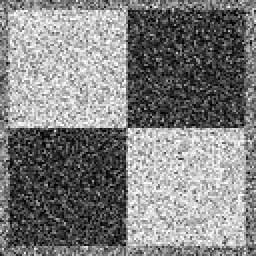
%> input picture hough/input/ps1-input0-noise.png, 128 x 128 px, shrunk from 256 x 256 before the run, given in place of ps1-input0.png, which was not available (shown 2 times larger); the run also reads 2 pictures not shown here
$ octave ps1.m   (GNU Octave 9; MATLAB toolbox functions it lacks are replaced by stand-ins)
%> lines starting %> are read from the running program, lines starting %| are printed output that depends on the picture; in (x1, y1, x2, y2) boxes, pixels count from 0 and x2, y2 are one past the last pixel; in counts of white or black regions, pixels touching at a corner belong together; the program's own positions count from 1; pictures that were not available may be replaced by others from this repository, and a replacement may not be noted
### hough/hough_lines_acc.m
function [H, theta, rho] = hough_lines_acc(BW, varargin)
    % Compute Hough accumulator array for finding lines.
    %
    % BW: Binary (black and white) image containing edge pixels
    % RhoResolution (optional): Difference between successive rho values, in pixels
    % Theta (optional): Vector of theta values to use, in degrees
    %
    % Please see the Matlab documentation for hough():
    % http://www.mathworks.com/help/images/ref/hough.html
    % Your code should imitate the Matlab implementation.
    %
    % Pay close attention to the coordinate system specified in the assignment.
    % Note: Rows of H should correspond to values of rho, columns those of theta.

    %% Parse input arguments
    p = inputParser();
    addParameter(p, 'RhoResolution', 1);
    addParameter(p, 'Theta', linspace(-90, 89, 180));
    parse(p, varargin{:});

    rhoStep = p.Results.RhoResolution;
    theta = p.Results.Theta;

    %% TODO: Your code here

    %rhoResolution = 1;
    %thetaResolution = 0.5;

    [M, N] = size(BW);
    maxRho = sqrt((M-1).^2 + (N-1).^2);

    rho = -maxRho:rhoStep:maxRho;
    %theta = -90:thetaResolution:89.999;

    H = zeros(length(rho),length(theta));

    total=sum(BW(:));
    current=0;

    y=0;
    for m=M:-1:1 % go down vertically (0 at top)
        y=y+1;
        for n=1:N % go from left to right (0 at left)
            x=n;

            if BW(m,n) %true means edge
                current=current+1;
                if mod(current,100) == 0
                    disp(['[hough_lines_acc] Progress: ' num2str(current) '/' num2str(total)])
                end

                % an upsampled approximation of a continuous rho as a
                % function of theta

                trueRho = x.*cosd(theta) + y.*sind(theta);

                invChRho = (length(rho) - 1)/(rho(end) - rho(1));
                binRhoIdx = round(invChRho*(trueRho - rho(1)) + 1);

                for nnRho=1:length(rho)
                    htidx = binRhoIdx == nnRho;
                    H(nnRho,htidx) = H(nnRho,htidx)+1;
                end


            end


        end
    end

end

### hough/hough_peaks.m
function peaks = hough_peaks(H, varargin)
    % Find peaks in a Hough accumulator array.
    %
    % Threshold (optional): Threshold at which values of H are considered to be peaks
    % NHoodSize (optional): Size of the suppression neighborhood, [M N]
    %
    % Please see the Matlab documentation for houghpeaks():
    % http://www.mathworks.com/help/images/ref/houghpeaks.html
    % Your code should imitate the matlab implementation.

    %% Parse input arguments
    p = inputParser;
    addOptional(p, 'numpeaks', 1, @isnumeric);
    addParameter(p, 'Threshold', 0.5 * max(H(:)));
    addParameter(p, 'NHoodSize', floor(size(H) / 100.0) * 2 + 1);  % odd values >= size(H)/50
    parse(p, varargin{:});

    numpeaks = p.Results.numpeaks;
    threshold = p.Results.Threshold;
    nHoodSize = p.Results.NHoodSize;

    % TODO: Your code here

    [M, N] = size(H);

    peaks = [];
    for m=1:numpeaks
        Hs = sort(H(:),'descend');

        pkval = Hs(1);
        %disp(['peak value: ' num2str(pkval)])
        if pkval >= threshold
            [h,k] = find(H==pkval,1);

            % Suppression
            lowX = max([floor(h-nHoodSize(1)) 1]);
            highX = min([ceil(h+nHoodSize(1)) M]);
            lowY = max([floor(k-nHoodSize(2)) 1]);
            highY = min([ceil(k+nHoodSize(2)) N]);
            H(lowX:highX,lowY:highY) = 0;

            peaks = [peaks; h, k];
        end

    end


end

### hough/hough_lines_draw.m
function outimg = hough_lines_draw(img, outfile, peaks, rho, theta)
    % Draw lines found in an image using Hough transform.
    %
    % img: Image on top of which to draw lines
    % outfile: Output image filename to save plot as
    % peaks: Qx2 matrix containing row, column indices of the Q peaks found in accumulator
    % rho: Vector of rho values, in pixels
    % theta: Vector of theta values, in degrees

    % TODO: Your code here

    outimg(:,:,1) = img;
    outimg(:,:,2) = img;
    outimg(:,:,3) = img;

    lineImg = flipud(img);

    for k=1:size(peaks,1)

        thisrho = rho(peaks(k,1));
        thistheta = theta(peaks(k,2));

        [M, N] = size(img);
        %lineImg = nan(M,N);

        xyresthresh = 1.5.*sqrt(1/pi);

        m = M:-1:1;
        n = 1:N;
        y = (1:M)';
        x = 1:N;

        [x,y] = meshgrid(x,y);

        rhoTrue = x.*cosd(thistheta) + y.*sind(thistheta);
        %[yout,xout] = find(abs(rhoTrue - thisrho) < xyresthresh);
        lineImg(abs(rhoTrue - thisrho) < xyresthresh) = 255;

        %colorout = uint8(zeros(M,N,3));
        %colorout(:,:,2) = uint8(lineImg);

    end

    outimg(:,:,2) = flipud(lineImg);

    if ~isempty(outfile)
        imwrite(outimg, fullfile('output', outfile));
    end

end

### hough/hough_circles_acc.m
function H = hough_circles_acc(BW, radius)
    % Compute Hough accumulator array for finding circles.
    %
    % BW: Binary (black and white) image containing edge pixels
    % radius: Radius of circles to look for, in pixels

    % TODO: Your code here

    [M,N] = size(BW);
    H = zeros(M,N);

    numpts = ceil(2*pi*radius);
    theta = linspace(0,2*pi,numpts);

    y=0;
    for m=M:-1:1
        y=y+1;
        for n=1:N
            x=n;

            if BW(m,n)

                allx = round(radius.*cos(theta))+n;
                ally = round(radius.*sin(theta))+m;

                delidx = allx > N | allx < 1;
                delidx = delidx | ally > M | ally < 1;

                allx(delidx) = [];
                ally(delidx) = [];


                setidx = sub2ind(size(H), ally, allx);
                H(setidx) = H(setidx) + 1;

            end

        end
    end
end

### hough/find_circles.m
function [centers, radii] = find_circles(BW, radius_range)
    % Find circles in given radius range using Hough transform.
    %
    % BW: Binary (black and white) image containing edge pixels
    % radius_range: Range of circle radii [min max] to look for, in pixels

    % TODO: Your code here

    centers = [];
    radii = [];
%     for r=radius_range(2):-1:radius_range(1)
    for r=radius_range(1):radius_range(2)
        disp(['[find_circles] Radius: ' num2str(r)])

        H = hough_circles_acc(BW,r);
        peaks = hough_peaks(H,10,'Threshold',50);

        if ~isempty(peaks)
            for m=1:size(peaks,1)
                addPeak = true;
                for k=1:size(centers,1)
                    d = sqrt( (centers(k,1)-peaks(m,1)).^2 + (centers(k,2)-peaks(m,2)).^2 );
                    %disp(['r: ' num2str(r) ' d: ' num2str(d)])
                    if d < radii(k)+r
                        addPeak = false;
                    end
                end

                if addPeak
                    centers = [centers; peaks(m,:)];
                    radii = [radii; r];
                end
            end

%             centers = [centers; peaks];
%             radii = [radii; repmat(r,size(peaks,1),1)];
        end
    end
end

% function overlap = find_circle_overlap(center1,radius1,center2,radius2)
%
%     d = sqrt( (center1(1)-center2(1)).^2 + (center1(2)-center2(2)).^2 );
%
%     overlap = (radius1.^2) .* acos( (d.^2 + radius1.^2 - radius2.^2) ./ (2.*d.*radius1)) + ...
%         (radius2.^2) .* acos( (d.^2 + radius2.^2 - radius1.^2) ./ (2.*d.*radius2)) - ...
%         0.5 .* sqrt( (-d+radius1+radius2).*(d+radius1-radius2).* ...
%         (d-radius1+radius2).*(d+radius1+radius2));
%
% end

### hough/hough_circles_draw.m
function outimg = hough_circles_draw(img, outfile, centers, radii)

    outimg(:,:,1) = img;
    outimg(:,:,2) = img;
    outimg(:,:,3) = img;

    lineImg = img;

    for k=1:size(radii,1)

        radius = radii(k);
        theta = linspace(0,2*pi,ceil(2*pi*radius));
        x = round(radius.*cos(theta)+centers(k,2));
        y = round(radius.*sin(theta)+centers(k,1));

        delidx = x < 1 | x > size(img,2);
        delidx = delidx | y < 1 | y > size(img,1);

        x(delidx) = [];
        y(delidx) = [];

        setidx = sub2ind(size(lineImg), y, x);
        lineImg(setidx) = 255;

    end

    outimg(:,:,2) = lineImg;

    if ~isempty(outfile)
        imwrite(outimg, fullfile('output', outfile));
    end

end

### hough/hough_ellipses_acc.m
function H = hough_ellipses_acc(BW, radius, distortion_angle)
    % Compute Hough accumulator array for finding circles.
    %
    % BW: Binary (black and white) image containing edge pixels
    % radius: Radius of circles to look for, in pixels

    % TODO: Your code here

    [M,N] = size(BW);
    H = zeros(M,N);

    numpts = ceil(2*pi*radius);
    theta = linspace(0,2*pi,numpts);

    y=0;
    for m=M:-1:1
        y=y+1;
        for n=1:N
            x=n;

            if BW(m,n)

                allx = round(radius.*cos(theta))+n;
                ally = round(cosd(distortion_angle).*radius.*sin(theta))+m;

                delidx = allx > N | allx < 1;
                delidx = delidx | ally > M | ally < 1;

                allx(delidx) = [];
                ally(delidx) = [];


                setidx = sub2ind(size(H), ally, allx);
                H(setidx) = H(setidx) + 1;

            end

        end
    end
end

### hough/find_ellipses.m
function [centers, radii] = find_ellipses(BW, radius_range, distortion_angle)
    % Find circles in given radius range using Hough transform.
    %
    % BW: Binary (black and white) image containing edge pixels
    % radius_range: Range of circle radii [min max] to look for, in pixels

    % TODO: Your code here

    centers = [];
    radii = [];
%     for r=radius_range(2):-1:radius_range(1)
    for r=radius_range(1):radius_range(2)
        disp(['[find_ellipses] Radius: ' num2str(r)])

        H = hough_ellipses_acc(BW,r,distortion_angle);
        peaks = hough_peaks(H,10,'Threshold',50);

        if ~isempty(peaks)
            for m=1:size(peaks,1)
                addPeak = true;
                for k=1:size(centers,1)
                    d = sqrt( (centers(k,1)-peaks(m,1)).^2 + (centers(k,2)-peaks(m,2)).^2 );
                    %disp(['r: ' num2str(r) ' d: ' num2str(d)])
                    if d < radii(k)+r
                        addPeak = false;
                    end
                end

                if addPeak
                    centers = [centers; peaks(m,:)];
                    radii = [radii; r];
                end
            end

%             centers = [centers; peaks];
%             radii = [radii; repmat(r,size(peaks,1),1)];
        end
    end
end

% function overlap = find_circle_overlap(center1,radius1,center2,radius2)
%
%     d = sqrt( (center1(1)-center2(1)).^2 + (center1(2)-center2(2)).^2 );
%
%     overlap = (radius1.^2) .* acos( (d.^2 + radius1.^2 - radius2.^2) ./ (2.*d.*radius1)) + ...
%         (radius2.^2) .* acos( (d.^2 + radius2.^2 - radius1.^2) ./ (2.*d.*radius2)) - ...
%         0.5 .* sqrt( (-d+radius1+radius2).*(d+radius1-radius2).* ...
%         (d-radius1+radius2).*(d+radius1+radius2));
%
% end

### hough/hough_ellipses_draw.m
function outimg = hough_ellipses_draw(img, outfile, centers, radii, distortion_angle)

    outimg(:,:,1) = img;
    outimg(:,:,2) = img;
    outimg(:,:,3) = img;

    lineImg = img;

    for k=1:size(radii,1)

        radius = radii(k);
        theta = linspace(0,2*pi,ceil(2*pi*radius));
        x = round(radius.*cos(theta)+centers(k,2));
        y = round(cosd(distortion_angle).*radius.*sin(theta)+centers(k,1));

        delidx = x < 1 | x > size(img,2);
        delidx = delidx | y < 1 | y > size(img,1);

        x(delidx) = [];
        y(delidx) = [];

        setidx = sub2ind(size(lineImg), y, x);
        lineImg(setidx) = 255;

    end

    outimg(:,:,2) = lineImg;

    if ~isempty(outfile)
        imwrite(outimg, fullfile('output', outfile));
    end

end

### hough/ps1.m
% % ps1

%% 1-a
img = imread(fullfile('input', 'ps1-input0.png'));  % already grayscale
%> img is the input picture: size 128x128 uint8; min 0, max 255, mean 127.6
%% TODO: Compute edge image img_edges

img_edges = edge(img,'canny');
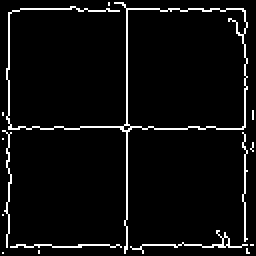
%> img_edges: size 128x128 logical (shown 2 times larger); 4.9% white in thin lines or dots

imwrite(img_edges, fullfile('output', 'ps1-1-a-1.png'));  % save as output/ps1-1-a-1.png

%% 2-a
[H, theta, rho] = hough_lines_acc(img_edges);  % defined in hough_lines_acc.m
%> in hough_lines_acc, `total=sum(BW(:));`: total = 805
%> the loop in hough_lines_acc, `for m=M:-1:1` made 128 passes
%| [hough_lines_acc] Progress: 100/805
%| [hough_lines_acc] Progress: 200/805
%| [hough_lines_acc] Progress: 300/805
%> after the loop in hough_lines_acc, `for m=M:-1:1`: binRhoIdx = 180 values, max 322 at index 151, min 54 at index 1, mean 219.4; current = 805; htidx = 180 logical values, 0 true; invChRho = 1; trueRho = 180 values, max 141.3 at index 155, min -127 at index 1, mean 38.76; y = 128
%> theta = 180 values from -90 to 89; rho = 360 values from -179.6 to 179.4
%% TODO: Plot/show accumulator array H, save as output/ps1-2-a-1.png
imshow(imadjust(mat2gray(H)),'XData',theta,'YData',rho,...
      'InitialMagnification','fit');
axis on, axis normal, hold on;
colormap(hot);
xlabel('\theta')
ylabel('\rho')
title({'ps1-2-a-1.png','Hough transform of ps1-1-a-1.png'})
hold off;
%pause;

%imwrite(imadjust(mat2gray(H)), fullfile('output', 'ps1-2-a-1.png'));

%% 2-b
peaks = hough_peaks(H, 10);  % defined in hough_peaks.m
%> the loop in hough_peaks, `for m=1:numpeaks` made 10 passes
%> (pkval, h, k, lowX, highX, lowY, highY, peaks) on passes 2 to 6: (93, 304, 91, 297, 311, 88, 94, [245 91; 304 91]), (87, 186, 91, 179, 193, 88, 94, [245 91; 304 91; 186 91]), (77, 57, 1, 50, 64, 1, 4, [245 91; 304 91; 186 91; 57 1]), (75, 175, 1, 168, 182, 1, 4, [245 91; 304 91; 186 91; 57 1; 175 1]), (66, 117, 1, 110, 124, 1, 4, [245 91; 304 91; 186 91; 57 1; 175 1; 117 1])
%> peaks = [245 91; 304 91; 186 91; 57 1; 175 1; 117 1]
%% TODO: Highlight peak locations on accumulator array, save as output/ps1-2-b-1.png
figure;
imshow(imadjust(mat2gray(H)),'XData',theta,'YData',rho,...
      'InitialMagnification','fit');
axis on, axis normal, hold on;
colormap(hot);
xlabel('\theta')
ylabel('\rho')
plot(theta(peaks(:,2)),rho(peaks(:,1)),'bo')
legend('peaks','Location','NorthEast')
title({'ps1-2-b-1.png','Hough transform with peaks'})

%% TODO: Rest of your code here

%% 2-c
hough_lines_draw(img,'ps1-2-c-1.png',peaks,rho,theta);
%> the loop in hough_lines_draw, `for k=1:size(peaks,1)` made 6 passes
%> (thisrho, thistheta) on passes 1 to 6: (64.39, 0), (123.4, 0), (5.39, 0), (-123.6, -90), (-5.61, -90), (-63.61, -90)

%% 3
img_noisy = imread(fullfile('input', 'ps1-input0-noise.png'));

%% 3-a smoothing
f = fspecial('gaussian',[3 3],2);

img_noisy_smoothed = imfilter(img_noisy,f);
imwrite(img_noisy_smoothed, fullfile('output', 'ps1-3-a-1.png'));

%% 3-b edge detection
img_edges_noisy = edge(img_noisy,'canny',[0.2 0.55],2);
%> img_edges_noisy: size 128x128 logical; 4.4% white in thin lines or dots
imwrite(img_edges_noisy, fullfile('output', 'ps1-3-b-1.png'));
img_edges_noisy_smoothed = edge(img_noisy_smoothed,'canny',[0.2 0.55],2);
%> img_edges_noisy_smoothed: size 128x128 logical; 4.5% white in thin lines or dots
imwrite(img_edges_noisy_smoothed, fullfile('output', 'ps1-3-b-2.png'));

%% 3-c hough with noise
[H_ns, theta_ns, rho_ns] = hough_lines_acc(img_edges_noisy_smoothed);
%> the loop in hough_lines_acc (call 2), `for m=M:-1:1` made 128 passes
%| [hough_lines_acc] Progress: 100/730
%| [hough_lines_acc] Progress: 200/730
%> theta_ns = 180 values from -90 to 89; rho_ns = 360 values from -179.6 to 179.4
peaks_ns = hough_peaks(H_ns, 10, 'Threshold', 0.3*max(H_ns(:)));
%> the loop in hough_peaks (call 2), `for m=1:numpeaks` made 10 passes
%> (pkval, h, k, lowX, highX, lowY, highY, peaks) on passes 2 to 6: (83, 304, 91, 297, 311, 88, 94, [245 91; 304 91]), (75, 117, 1, 110, 124, 1, 4, [245 91; 304 91; 117 1]), (73, 187, 180, 180, 194, 177, 180, [245 91; 304 91; 117 1; 187 180]), (68, 175, 1, 168, 182, 1, 4, [245 91; 304 91; 117 1; 187 180; 175 1]), (59, 186, 92, 179, 193, 89, 95, [245 91; 304 91; 117 1; 187 180; 175 1; 186 92])
%> after the loop in hough_peaks (call 2), `for m=1:numpeaks`:
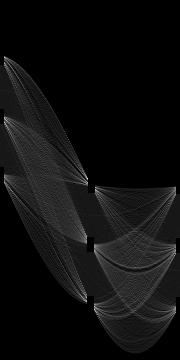
%> H: size 360x180 double; min 0, max 33, mean 1.9; drawn with min black and max white
%> after the loop in hough_peaks (call 2), `for m=1:numpeaks`: peaks = [245 91; 304 91; 117 1; 187 180; 175 1; 186 92; 58 1; 305 180; 246 180]
%> peaks_ns has the same summary as peaks in hough_peaks
figure;
imshow(imadjust(mat2gray(H_ns)),'XData',theta_ns,'YData',rho_ns,...
      'InitialMagnification','fit');
axis on, axis normal, hold on;
colormap(hot);
xlabel('\theta')
ylabel('\rho')
plot(theta_ns(peaks_ns(:,2)),rho_ns(peaks_ns(:,1)),'bo')
legend('peaks','Location','NorthEast')
title({'ps1-3-c-1.png','Hough transform of noisy image with peaks'})

hough_lines_draw(img_noisy,'ps1-3-c-2.png',peaks_ns,rho_ns,theta_ns);
%> call 2 of hough_lines_draw, with outfile = 'ps1-3-c-2.png'
%> the loop in hough_lines_draw (call 2), `for k=1:size(peaks,1)` made 9 passes
%> (thisrho, thistheta) on passes 1 to 8: (64.39, 0), (123.4, 0), (-63.61, -90), (6.39, 89), (-5.61, -90), (5.39, 1), (-122.6, -90), (124.4, 89)
%> after the loop in hough_lines_draw (call 2), `for k=1:size(peaks,1)`:
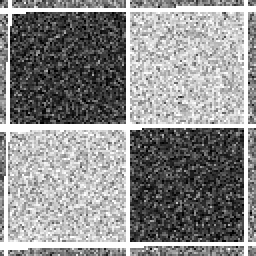
%> lineImg: size 128x128 uint8 (shown 2 times larger); min 0, max 255, mean 140.6

%% 4 coins and pens
img_pens = rgb2gray(imread(fullfile('input', 'ps1-input1.png')));
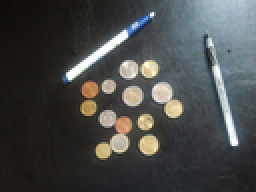
%> input picture hough/input/ps1-input1.png, 128 x 96 px, shrunk from 683 x 512 before the run (shown 2 times larger)

%% 4-a smoothed
f = fspecial('gaussian',[3 3],2);
img_pens_smoothed = imfilter(img_pens,f);
imwrite(img_pens_smoothed, fullfile('output', 'ps1-4-a-1.png'));

%% 4-b edge detection
img_edges_ps = edge(img_pens_smoothed,'canny',[0.2 0.55],2);
%> img_edges_ps: size 96x128 logical; 4.9% white in thin lines or dots, all inside (x1, y1, x2, y2) = (32, 4, 120, 80)
imwrite(img_edges_ps, fullfile('output', 'ps1-4-b-1.png'));

%% 4-c hough for pens
[H_ps, theta_ps, rho_ps] = hough_lines_acc(img_edges_ps);
%> theta_ps = 180 values from -90 to 89; rho_ps = 318 values from -158.6 to 158.4
peaks_ps = hough_peaks(H_ps, 10, 'Threshold', 0.3*max(H_ps(:)),'NHoodSize',floor(size(H) / 110.0) * 2 + 1);
%> the loop in hough_peaks (call 3), `for m=1:numpeaks` made 10 passes
%> (pkval, h, k, lowX, highX, lowY, highY, peaks) on passes 2 to 6: (44, 138, 39, 131, 145, 36, 42, [130 37; 138 39]), (43, 277, 103, 270, 284, 100, 106, [130 37; 138 39; 277 103]), (24, 114, 11, 107, 121, 8, 14, [130 37; 138 39; 277 103; 114 11]), (23, 119, 29, 112, 126, 26, 32, [130 37; 138 39; 277 103; 114 11; 119 29]), (23, 145, 43, 138, 152, 40, 46, [130 37; 138 39; 277 103; 114 11; 119 29; 145 43])
%> after the loop in hough_peaks (call 3), `for m=1:numpeaks`:
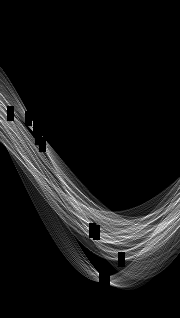
%> H: size 318x180 double; min 0, max 21, mean 1.7; drawn with min black and max white
%> after the loop in hough_peaks (call 3), `for m=1:numpeaks`: peaks = [130 37; 138 39; 277 103; 114 11; 119 29; 145 43; 231 93; 233 97; 283 107; 260 122]
%> peaks_ps has the same summary as peaks in hough_peaks
figure;
imshow(imadjust(mat2gray(H_ps)),'XData',theta_ps,'YData',rho_ps,...
      'InitialMagnification','fit');
axis on, axis normal, hold on;
colormap(hot);
xlabel('\theta')
ylabel('\rho')
plot(theta_ps(peaks_ps(:,2)),rho_ps(peaks_ps(:,1)),'bo')
legend('peaks','Location','NorthEast')
title({'ps1-4-c-1.png','Hough transform with peaks'})

hough_lines_draw(img_pens,'ps1-4-c-2.png',peaks_ps,rho_ps,theta_ps);
%> call 3 of hough_lines_draw, with outfile = 'ps1-4-c-2.png'
%> the loop in hough_lines_draw (call 3), `for k=1:size(peaks,1)` made 10 passes
%> (thisrho, thistheta) on passes 1 to 8: (-29.6, -54), (-21.6, -52), (117.4, 12), (-45.6, -80), (-40.6, -62), (-14.6, -48), (71.4, 2), (73.4, 6)
%> after the loop in hough_lines_draw (call 3), `for k=1:size(peaks,1)`:
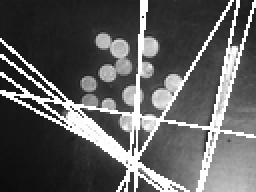
%> lineImg: size 96x128 uint8 (shown 2 times larger); min 11, max 255, mean 94.6

%% 5 circles
img_pens = rgb2gray(imread(fullfile('input', 'ps1-input1.png')));

%% 5-a
f = fspecial('gaussian',[3 3],2);
img_pens_smoothed = imfilter(img_pens,f);
imwrite(img_pens_smoothed, fullfile('output', 'ps1-5-a-1.png'));

img_edges_ps = edge(img_pens_smoothed,'canny',[0.1 0.55],1.5);
%> img_edges_ps: size 96x128 logical; 5.2% white in thin lines or dots, all inside (x1, y1, x2, y2) = (33, 5, 120, 80)
imwrite(img_edges_ps, fullfile('output', 'ps1-5-a-2.png'));

[centers,radii] = find_circles(img_edges_ps,[20 20]);
%> centers = []; radii = []
hough_circles_draw(img_pens,'ps1-5-a-3.png',centers,radii);

%% 5-b
[centers,radii] = find_circles(img_edges_ps,[20 50]);
%> the loop in find_circles (call 2), `for r=radius_range(1):radius_range(2)` made 31 passes
%> peaks on pass 17: [48 78]
%> pass 3, in find_circles (call 2), `H = hough_circles_acc(BW,r);`:
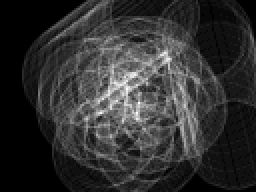
%> H: size 96x128 double (shown 2 times larger); min 0, max 31, mean 6; drawn with min black and max white
%> after the loop in find_circles (call 2), `for r=radius_range(1):radius_range(2)`: addPeak = true; centers = [48 78]; radii = 36
%> centers = [48 78]; radii = 36
%> (the rest of the program and of its run is left out)
